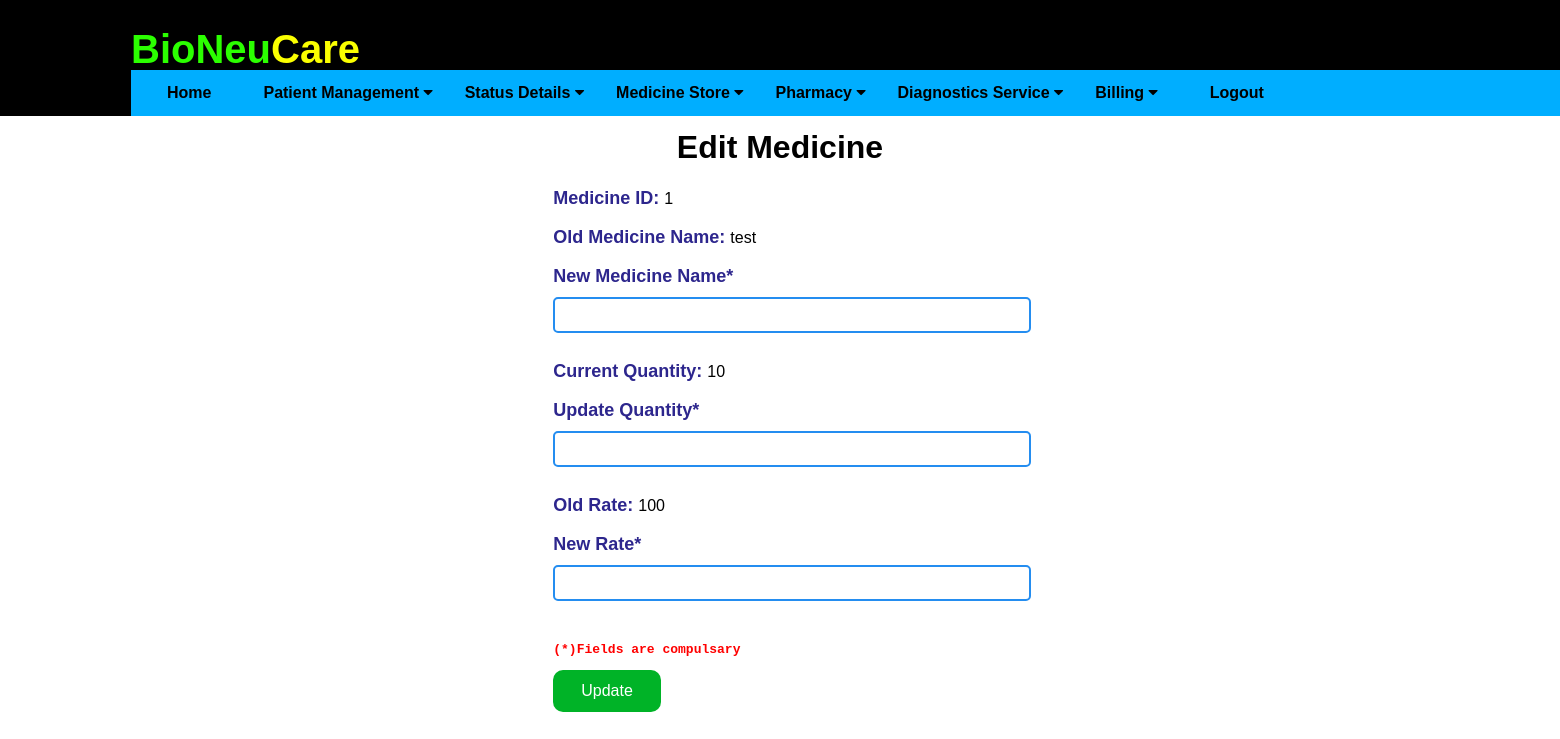
Page /editmedicinedetail/1 (signed in) on the committed database.
### application/routes.py (models this page shows)
class MedicineMaster(db.Model):
    __tablename__ = 'medicinemaster'
    mid = Column(Integer, ForeignKey('medicines.mid'), primary_key=True)
    mname = Column(db.String(20))
    qavailable = Column(db.Integer)
    rate = Column(db.Integer)

### application/routes.py (the view, shortened to what this page needs)
@app.route('/editmedicinedetail/<mid>', methods=['GET', 'POST'] )
def editmedicinedetail(mid):
    print("id is : ", mid)
    if 'username' in session:
        print("inside sesssss")
        print(datetime.now())
        editpat = MedicineMaster.query.filter_by( mid = mid )
        return render_template('editmedicinedetail.html', editpat = editpat)

### application/templates/editmedicinedetail.html (shortened to what this page needs)
{% extends "layout.html" %}
{% block content %}
<div class="form1">
    <h1 id="cst_head">Edit Medicine </h1>
    {% for edit in editpat %}
    <form action="" method="POST">
        <label for="id">Medicine ID:   </label> {{ edit.mid }} <br><br>
        <label for="Name">Old Medicine Name:   </label> {{ edit.mname }} <br><br>
        <label for="New customer Name*">New Medicine Name*</label>
        <input type="text" class="text1" id="mname" name="mname" required><br><br>
        <label for="Old Address">Current Quantity:  </label> {{ edit.qavailable }} <br><br>
        <label for="New Address*">Update Quantity*</label>
        <input type="number" class="text1" id="qavailable" min="1" name="qavailable" required><br><br>
        <label for="Old Age">Old Rate:  </label> {{ edit.rate }} <br><br>
        <label for="New Age*">New Rate*</label>
        <input type="number" class="text1" id="rate" name="rate" min="1" required><br><br>
        <pre>(*)Fields are compulsary</pre>
        <button  type="submit" class="ubutton">Update</button>
    </form>
    {% endfor %}
</div>
{% endblock %}

### application/static/css/main.css (style rules this page uses)
html { overflow-y: scroll; overflow-x: hidden; }
body { font-family: Arial, Helvetica, sans-serif; height: 100%; display: flex; flex-direction: column; }
#cst_head { text-align: center; }
.form1 { padding: 100px 0; width: auto; margin: auto; }
.form1 label { font-size: 18px !important; margin-top: 10px; color: #2d268d; font-weight: bold; }
.form1 .text1 { width: 100%; padding: 5px 10px; border: solid 2px #248df0; border-radius: 5px; font-size: 19px; margin-top: 10px; margin-bottom: 10px; }
pre { color: red; font-weight: bold; }

### application/templates/layout.html (style rules this page uses)
.ubutton { background-color: #00b327;; border: 2px; border-radius: 10px; color: white; padding: 12px 28px; text-align: center; text-decoration: none; display: inline-block; font-size: 16px; }

### rows in the picture
MedicineMaster: mid "1", mname "test", qavailable "10", rate "100"
